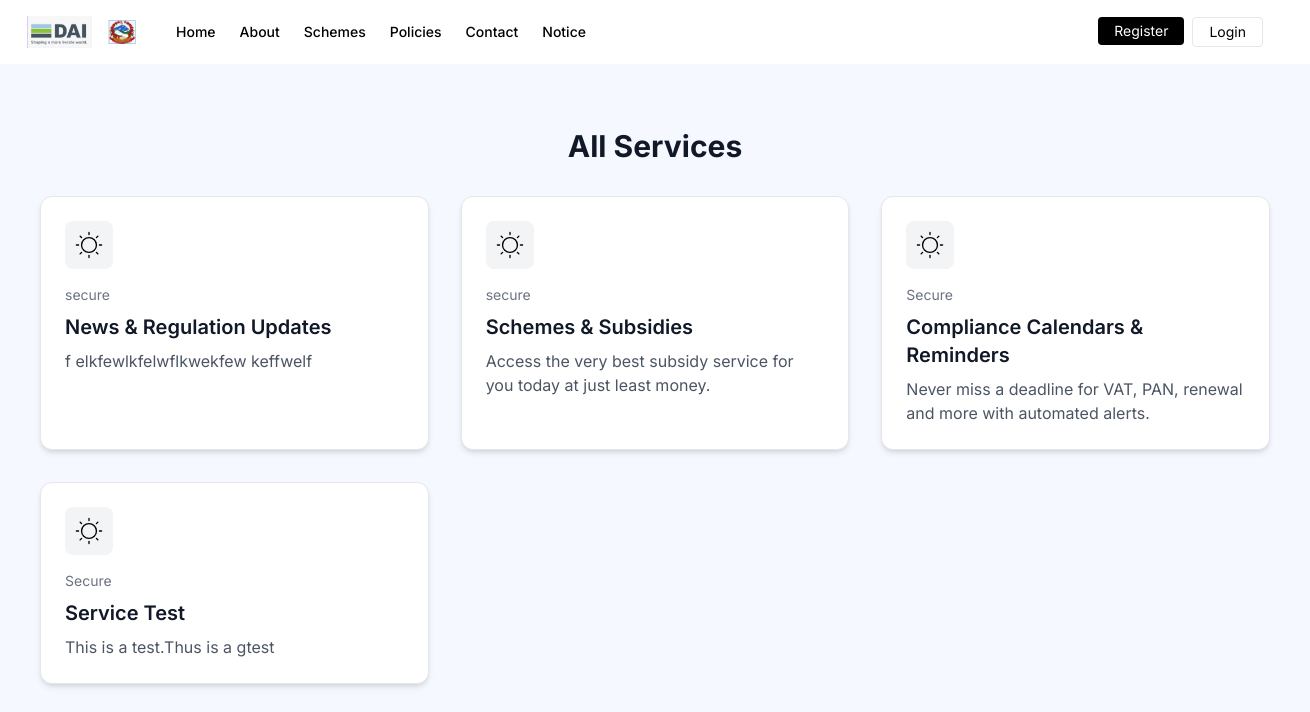
Page /services/ on the committed database.
### dashboard/models.py (models this page shows, shortened)
class MenuItem(models.Model):
    name = models.CharField(max_length=100)
    type = models.CharField(max_length=10, choices=MENU_TYPE_CHOICES, default='internal')
    order = models.PositiveIntegerField(default=0)
    parent = models.ForeignKey('self', on_delete=models.CASCADE, null=True, blank=True, related_name='children')
    cms_id = models.ForeignKey('CMSPage', on_delete=models.SET_NULL, null=True, blank=True)
    module = models.CharField(max_length=100, blank=True, null=True, help_text="Named URL for internal pages")
    class Meta:
        ordering = ['order']
        verbose_name = "Menu Item"
        verbose_name_plural = "Menu Items"
    def get_absolute_url(self):
        try:
           if self.type == 'internal' and self.module:
               return reverse(self.module)
           elif self.type == 'cms' and self.cms_id:
               return reverse("dashboard:cms_page_detail", kwargs={"slug": self.cms_id.slug})
           elif self.type == 'external' and self.module:
               return self.module
        except NoReverseMatch:
            pass #
        return '#'

class Service(models.Model):
    tag = models.CharField(max_length=50)
    title = models.CharField(max_length=100)
    subtitle = models.CharField(max_length=500)
    description = models.TextField(blank=True)
    icon = models.FileField(upload_to='uploads/icons/service/')
    order = models.PositiveIntegerField(default=0, help_text='Order in which the services appear')
    class Meta:
        ordering = ['order']
        verbose_name = "Service"
        verbose_name_plural = "Services"

### dashboard/views.py (the view)
# urls.py: path('services/', views.service_list, name='service_list'),
def service_list(request):
    services = Service.objects.all().order_by('order')
    return render(request, 'service/service_list.html', {'services': services})

### dashboard/context_processors.py (called while the page is built)
def global_context(request):
    menu_items = MenuItem.objects.filter(parent=None).prefetch_related('children').order_by('order')
    quick_links = Quicklinks.objects.all()
    contact_infos = ContactInfo.objects.all()
    social_links = SocialLinks.objects.all()
    raw_models = get_all_models()
    models = {
        name: {
            'class': model_info['model'],
            'verbose_name': model_info['verbose_name_plural'].replace('_', ' ').title()
        }
        for name, model_info in raw_models.items()
    }
    return {
        'menu_items': menu_items,
        'quick_links': quick_links,
        'contact_infos': contact_infos,
        'social_links': social_links,
        'models': models,
    }

### dashboard/utils.py (called while the page is built)
def get_all_models(app_labels=['dashboard']):
    all_models = {}
    for label in app_labels:
        app_models = apps.get_app_config(label).get_models()
        for model in app_models:
            all_models[model.__name__.lower()] = {
                'model': model,
                'verbose_name': model._meta.verbose_name.title(),  # or capfirst
                'verbose_name_plural': model._meta.verbose_name_plural.title(),
            }
    return all_models

### dashboard/templates/service/service_list.html
{% extends 'base.html' %}
{% load static %}
{% block content %}
<section class="bg-[#F5F8FF] px-6 pt-16 pb-40 min-h-screen">
  <div class="container mx-auto px-4">
    <h2 class="text-3xl font-bold text-gray-900 mb-8 text-center">All Services</h2>
    <div class="grid grid-cols-1 md:grid-cols-3 gap-8">
      {% for service in services %}
      <a href="{% url 'dashboard:service_detail' service.id %}" class="bg-white rounded-xl shadow-md p-6 flex flex-col items-start border border-gray-200 hover:shadow-lg transition-shadow duration-300">
        <div class="w-12 h-12 p-2 rounded-lg mb-4 flex items-center justify-center bg-gray-100">
          <img src="{{ service.icon.url }}" alt="{{ service.title }}" class="w-8 h-8"
               onerror="this.onerror=null;this.src='https://placehold.co/32x32/E0E0E0/808080?text=Icon';">
        </div>
        {% if service.tag %}
          <span class="text-sm text-gray-500 mb-2">{{ service.tag }}</span>
        {% endif %}
        <h3 class="text-xl font-semibold text-gray-900 mb-2">{{ service.title }}</h3>
        <p class="text-base text-gray-600 line-clamp-4">{{ service.subtitle }}</p>
      </a>
      {% empty %}
        <p class="text-center text-gray-600">No services available at the moment.</p>
      {% endfor %}
    </div>
  </div>
</section>
{% endblock %}

### templates/partials/header.html (shortened to what this page needs)
{% load static %}
<header class="bg-white shadow-sm" x-data>
  <div class="max-w-7xl mx-auto px-4 sm:px-6 lg:px-8 py-4 flex items-center justify-between">
    <div class="flex items-center ml-[-20px]">
      <img src="{% static 'images/logos/main_logo.png' %}" alt="Logo 1" class="w-[65px] h-[32px] mr-4">
      <img src="{% static 'images/logos/secondary_logo.png' %}" alt="Logo 2" class="w-[28px] h-[24px] mr-4">
      <nav class="hidden md:flex text-sm font-medium ml-6">
        <ul class="flex space-x-6 relative z-50">
          {% for item in menu_items %}
            <li class="relative group" x-data="{ open: false }">
              <div class="flex items-center justify-between hover:text-blue-600 transition duration-200 text-sm font-medium">
                <a href="{{ item.get_absolute_url }}" class="grow">
                  {{ item.name }}
                </a>
              </div>
            </li>
          {% endfor %}
        </ul>
      </nav>
    </div>
    <div class="hidden md:flex space-x-2">
      <a href="{% url 'dashboard:welcome_page' %}">
        <button class="bg-black text-white px-4 py-1 rounded text-sm hover:bg-gray-800">Register</button>
      </a>
      <a href="{% url 'dashboard:login' %}">
        <button class="border px-4 py-1 rounded hover:bg-gray-100 text-sm">Login</button>
      </a>
    </div>
  </div>
</header>

### templates/base.html (style rules this page uses)
body { font-family: 'Inter', sans-serif; background-color: #f3f4f6; }

### rows in the picture
MenuItem: name "Home"
MenuItem: name "About"
MenuItem: name "Schemes"
MenuItem: name "Policies"
MenuItem: name "Contact"
MenuItem: name "Notice"
Service: icon (picture), tag "secure", title "News & Regulation Updates", subtitle "f elkfewlkfelwflkwekfew keffwelf"
Service: icon (picture), tag "secure", title "Schemes & Subsidies", subtitle "Access the very best subsidy service for you today at just least money."
Service: icon (picture), tag "Secure", title "Compliance Calendars & Reminders", subtitle "Never miss a deadline for VAT, PAN, renewal and more with automated alerts."
Service: icon (picture), tag "Secure", title "Service Test", subtitle "This is a test.Thus is a gtest"
